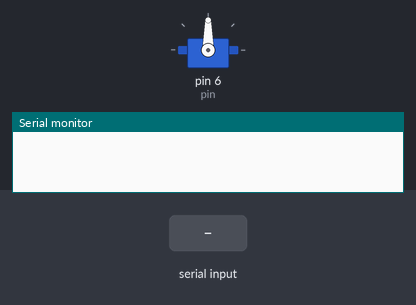
A sketch run on a simulated Arduino Uno, built with avr-gcc and run on an emulated ATmega328P. Shown: servo, the last lines printed to the serial monitor. Inputs (shaded band) come from the test bench.

Above: at 1.2 s.
1.3 s: "e" received over Serial
At 2.91 s:
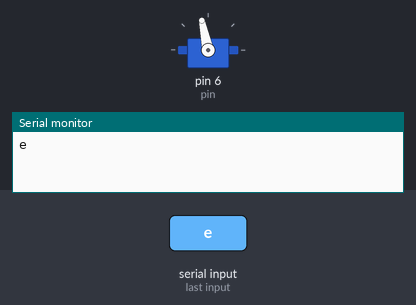
At 3.81 s:
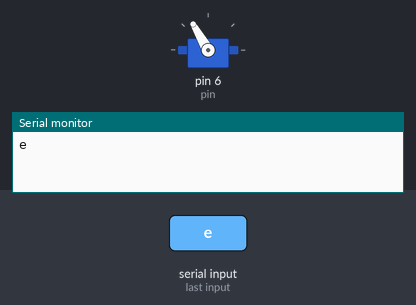
10.3 s: "a" received over Serial
13.3 s: "c" received over Serial
At 14.6 s:
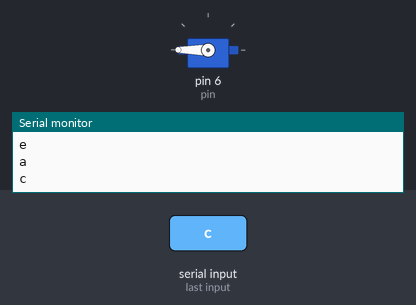
Timing chart, 0 to 16.3 s (numbered marks = the images above; inputs shaded):
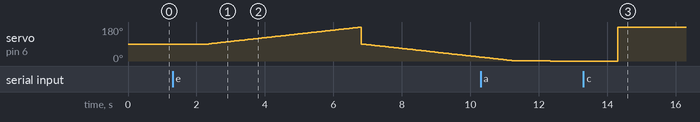

The sketch:

motorSolved.ino
```cpp
#include<Servo.h>

/*Put here the pin where
the Servomotor is connected
Remember it should be
marked with ~ sign */
int pin=6;
Servo my_servo;

String message;
char initial;

void setup() {
  // put your setup code here, to run once:
  Serial.begin(9600);
  my_servo.attach(pin);
  my_servo.write(90);
}

void loop() {
  // put your main code here, to run repeatedly:
  if(Serial.available()){
    message=Serial.readString();
    initial=message.charAt(0);
    Serial.println(message);
  }
  switch(initial){
    case 'a':
      my_servo.write(0);
      break;
    case 'b':
      my_servo.write(90);
      break;
    case 'c':
      my_servo.write(180-my_servo.read());
      break;
    case 'd':
      while(Serial.available()<=0){
        my_servo.write(180-my_servo.read());
        delay(5000);
      }
      break;
    case 'e':
      while(Serial.available()<=0){
        for(int i=90;i<180;i++){
          my_servo.write(i);
          delay(50);
        }
        for(int i=90;i>0;i--){
          my_servo.write(i);
          delay(50);
        }
      }
      break;
    case 'f':
      while(Serial.available()<=0){
        for(int i=0;i<180;i++){
          my_servo.write(i);
          delay(50);
        }
        for(int i=180;i>0;i--){
          my_servo.write(i);
          delay(50);
        }
      }
      break;
    default:
      break;
  }
  initial=' ';
  delay(10);
}
```

Measured:
- after the input at 1.3 s, servo on pin 6 (pin): rises from 90° to 179° in 4.4 s, then falls to 21° in 3.5 s
- after the input at 13.3 s, servo on pin 6 (pin): 0° → 180° after 1.0 s
